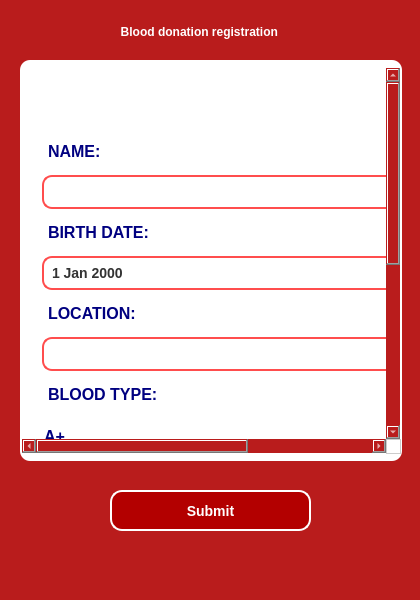
<?xml version="1.0" encoding="UTF-8"?>
<ui version="4.0">
 <class>MainWindow</class>
 <widget class="QMainWindow" name="MainWindow">
  <property name="geometry">
   <rect>
    <x>0</x>
    <y>0</y>
    <width>420</width>
    <height>600</height>
   </rect>
  </property>
  <property name="minimumSize">
   <size>
    <width>420</width>
    <height>600</height>
   </size>
  </property>
  <property name="maximumSize">
   <size>
    <width>420</width>
    <height>600</height>
   </size>
  </property>
  <property name="cursor">
   <cursorShape>ArrowCursor</cursorShape>
  </property>
  <property name="windowTitle">
   <string>Blood Donation Registration</string>
  </property>
  <property name="layoutDirection">
   <enum>Qt::LeftToRight</enum>
  </property>
  <property name="styleSheet">
   <string notr="true">background-color: #b91c1c; color: white; font-weight: bold;</string>
  </property>
  <property name="iconSize">
   <size>
    <width>40</width>
    <height>40</height>
   </size>
  </property>
  <widget class="QWidget" name="centralwidget">
   <widget class="QPushButton" name="submitBtn">
    <property name="geometry">
     <rect>
      <x>110</x>
      <y>490</y>
      <width>201</width>
      <height>41</height>
     </rect>
    </property>
    <property name="styleSheet">
     <string notr="true">/* Общий стиль для всего окна */
QWidget {
    background-color: #b30000; /* насыщенный красный */
    font-family: 'Segoe UI', sans-serif;
    color: white;
}

/* Заголовки */
QLabel#titleLabel {
    font-size: 24px;
    font-weight: bold;
    color: white;
}

/* Подзаголовки и текст */
QLabel {
    font-size: 14px;
    color: white;
}

/* Поля ввода */
QLineEdit {
    background-color: white;
    border: 2px solid #ff4d4d;
    border-radius: 10px;
    padding: 6px;
    color: #333;
    font-size: 14px;
}

/* Фокус на поле */
QLineEdit:focus {
    border: 2px solid #ff1a1a;
}

/* Кнопки */
QPushButton {
    background-color: #b30000;
    color: white;
    font-weight: bold;
    font-size: 14px;
    border-radius: 12px;
    padding: 8px 16px;
    border: 2px solid white;
}

QPushButton:hover {
    background-color: #ffcccc;
    color: #800000;
}

QPushButton:pressed {
    background-color: #ffe6e6;
    border: 2px solid #ff9999;
}

/* Ошибки или уведомления */
QLabel#errorLabel {
    color: #ffcccc;
    font-size: 12px;
}

/* Кнопки внизу: Sign In / Sign Up переключение */
QPushButton#switchButton {
    background: transparent;
    color: white;
    font-size: 12px;
    text-decoration: underline;
    border: none;
}

QPushButton#switchButton:hover {
    color: #ff9999;
}</string>
    </property>
    <property name="text">
     <string>Submit</string>
    </property>
   </widget>
   <widget class="QScrollArea" name="scrollArea_2">
    <property name="geometry">
     <rect>
      <x>20</x>
      <y>60</y>
      <width>382</width>
      <height>401</height>
     </rect>
    </property>
    <property name="styleSheet">
     <string notr="true">QWidget {
    border-radius: 10px;
    padding: 8px 2px;
    font-size: 16px;
    font-weight: bold;
    border: none;
	color: rgb(0,0,128);
	background-color: rgb(255, 255, 255);
}</string>
    </property>
    <property name="widgetResizable">
     <bool>true</bool>
    </property>
    <widget class="QWidget" name="scrollContent_2">
     <property name="geometry">
      <rect>
       <x>0</x>
       <y>-275</y>
       <width>362</width>
       <height>669</height>
      </rect>
     </property>
     <property name="styleSheet">
      <string notr="true">background-color: rgb(255, 255, 255);</string>
     </property>
     <layout class="QVBoxLayout" name="scrollLayout">
      <item>
       <widget class="QFrame" name="bloodCard">
        <property name="frameShape">
         <enum>QFrame::StyledPanel</enum>
        </property>
        <layout class="QVBoxLayout" name="cardLayout">
         <item>
          <layout class="QHBoxLayout" name="horizontalLayout_2">
           <item>
            <widget class="QLabel" name="label">
             <property name="maximumSize">
              <size>
               <width>100</width>
               <height>100</height>
              </size>
             </property>
             <property name="text">
              <string/>
             </property>
             <property name="scaledContents">
              <bool>true</bool>
             </property>
             <property name="alignment">
              <set>Qt::AlignCenter</set>
             </property>
            </widget>
           </item>
          </layout>
         </item>
         <item>
          <widget class="QLabel" name="bloodTitle">
           <property name="styleSheet">
            <string notr="true">color: rgb(0,0,128);</string>
           </property>
           <property name="text">
            <string>NAME:</string>
           </property>
           <property name="alignment">
            <set>Qt::AlignLeading|Qt::AlignLeft|Qt::AlignVCenter</set>
           </property>
          </widget>
         </item>
         <item>
          <widget class="QLineEdit" name="nameLineEdit">
           <property name="styleSheet">
            <string notr="true">QLineEdit {
    background-color: white;
    border: 2px solid #ff4d4d;
    border-radius: 10px;
    padding: 6px;
    color: #333;
    font-size: 14px;
}
</string>
           </property>
           <property name="text">
            <string/>
           </property>
          </widget>
         </item>
         <item>
          <widget class="QLabel" name="label_3">
           <property name="text">
            <string>BIRTH DATE:</string>
           </property>
          </widget>
         </item>
         <item>
          <widget class="QDateEdit" name="birthDateEdit">
           <property name="styleSheet">
            <string notr="true">QDateEdit {
    background-color: white;
    border: 2px solid #ff4d4d;
    border-radius: 10px;
    padding: 6px;
    color: #333;
    font-size: 14px;
}
</string>
           </property>
           <property name="locale">
            <locale language="English" country="UnitedStates"/>
           </property>
           <property name="maximumDate">
            <date>
             <year>2200</year>
             <month>12</month>
             <day>31</day>
            </date>
           </property>
           <property name="minimumDate">
            <date>
             <year>1950</year>
             <month>1</month>
             <day>1</day>
            </date>
           </property>
           <property name="calendarPopup">
            <bool>true</bool>
           </property>
          </widget>
         </item>
         <item>
          <widget class="QLabel" name="label_6">
           <property name="text">
            <string>LOCATION:</string>
           </property>
          </widget>
         </item>
         <item>
          <widget class="QLineEdit" name="locationLineEdit">
           <property name="styleSheet">
            <string notr="true">QLineEdit {
    background-color: white;
    border: 2px solid #ff4d4d;
    border-radius: 10px;
    padding: 6px;
    color: #333;
    font-size: 14px;
}
</string>
           </property>
           <property name="text">
            <string/>
           </property>
          </widget>
         </item>
         <item>
          <widget class="QLabel" name="label_4">
           <property name="text">
            <string>BLOOD TYPE:</string>
           </property>
          </widget>
         </item>
         <item>
          <widget class="QComboBox" name="bloodTypeComboBox">
           <item>
            <property name="text">
             <string>A+</string>
            </property>
           </item>
           <item>
            <property name="text">
             <string>A-</string>
            </property>
           </item>
           <item>
            <property name="text">
             <string>B+</string>
            </property>
           </item>
           <item>
            <property name="text">
             <string>B-</string>
            </property>
           </item>
           <item>
            <property name="text">
             <string>AB+</string>
            </property>
           </item>
           <item>
            <property name="text">
             <string>AB-</string>
            </property>
           </item>
           <item>
            <property name="text">
             <string>0-</string>
            </property>
           </item>
           <item>
            <property name="text">
             <string>0+</string>
            </property>
           </item>
          </widget>
         </item>
         <item>
          <widget class="QLabel" name="label_5">
           <property name="text">
            <string>LAST DONATION DATE:</string>
           </property>
          </widget>
         </item>
         <item>
          <widget class="QLabel" name="label_2">
           <property name="font">
            <font>
             <family>Segoe UI</family>
             <pointsize>9</pointsize>
             <italic>false</italic>
             <bold>false</bold>
            </font>
           </property>
           <property name="styleSheet">
            <string notr="true">font: 9pt &quot;Segoe UI&quot;;</string>
           </property>
           <property name="text">
            <string>Please do not set a last donation date if you have not donated blood before</string>
           </property>
           <property name="scaledContents">
            <bool>true</bool>
           </property>
           <property name="wordWrap">
            <bool>true</bool>
           </property>
          </widget>
         </item>
         <item>
          <widget class="QDateEdit" name="lastDonationDateEdit">
           <property name="styleSheet">
            <string notr="true">QDateEdit {
    background-color: white;
    border: 2px solid #ff4d4d;
    border-radius: 10px;
    padding: 6px;
    color: #333;
    font-size: 14px;
}
</string>
           </property>
           <property name="locale">
            <locale language="English" country="UnitedStates"/>
           </property>
           <property name="calendarPopup">
            <bool>true</bool>
           </property>
           <property name="date">
            <date>
             <year>2020</year>
             <month>1</month>
             <day>1</day>
            </date>
           </property>
          </widget>
         </item>
         <item>
          <widget class="QLabel" name="label_8">
           <property name="text">
            <string>CONTACTS:</string>
           </property>
          </widget>
         </item>
         <item>
          <widget class="QLineEdit" name="ContactsLineEdit">
           <property name="styleSheet">
            <string notr="true">QLineEdit {
    background-color: white;
    border: 2px solid #ff4d4d;
    border-radius: 10px;
    padding: 6px;
    color: #333;
    font-size: 14px;
}
</string>
           </property>
           <property name="text">
            <string/>
           </property>
          </widget>
         </item>
         <item>
          <widget class="QCheckBox" name="checkBox">
           <property name="font">
            <font>
             <family>Segoe UI</family>
             <pointsize>8</pointsize>
             <italic>false</italic>
             <bold>false</bold>
            </font>
           </property>
           <property name="styleSheet">
            <string notr="true">font: 8pt &quot;Segoe UI&quot;;</string>
           </property>
           <property name="text">
            <string>By using this service, you agree  to our Privacy Policy and consent  
to the collection and use of your information as described.</string>
           </property>
           <property name="checked">
            <bool>false</bool>
           </property>
           <property name="autoRepeat">
            <bool>true</bool>
           </property>
           <property name="autoExclusive">
            <bool>false</bool>
           </property>
           <property name="tristate">
            <bool>false</bool>
           </property>
          </widget>
         </item>
        </layout>
       </widget>
      </item>
     </layout>
    </widget>
   </widget>
   <widget class="QLabel" name="emergencyTitle">
    <property name="geometry">
     <rect>
      <x>20</x>
      <y>10</y>
      <width>362</width>
      <height>44</height>
     </rect>
    </property>
    <property name="styleSheet">
     <string notr="true">color: rgb(255, 255, 255);
font: 700 16pt &quot;Segoe UI&quot;;</string>
    </property>
    <property name="text">
     <string>Blood donation registration </string>
    </property>
    <property name="alignment">
     <set>Qt::AlignCenter</set>
    </property>
   </widget>
  </widget>
  <widget class="QMenuBar" name="menubar">
   <property name="geometry">
    <rect>
     <x>0</x>
     <y>0</y>
     <width>420</width>
     <height>21</height>
    </rect>
   </property>
  </widget>
  <widget class="QStatusBar" name="statusbar"/>
 </widget>
 <resources/>
 <connections/>
</ui>
